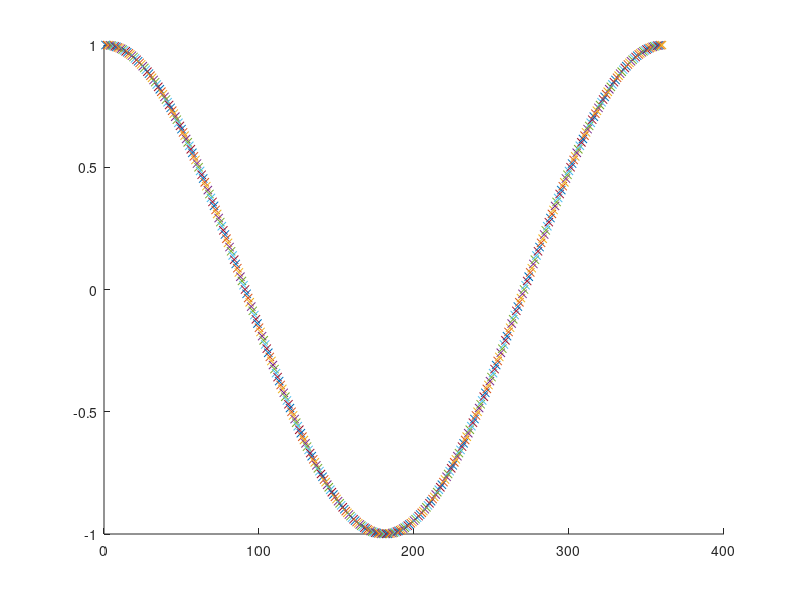

Write MATLAB code to recreate this figure.
clc
clear
fileID = fopen('output_cos.txt','r');

a = fscanf(fileID,'%d');
b = a/32000;
for i=1:1:360
   if(i == 1)
       hold on;
   end
   plot(i,b(i),'x');
   
end
hold off;